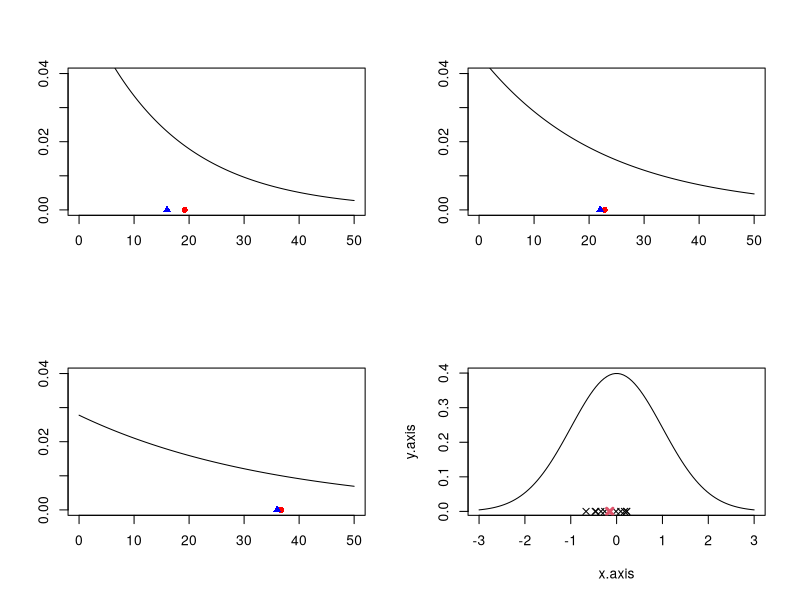
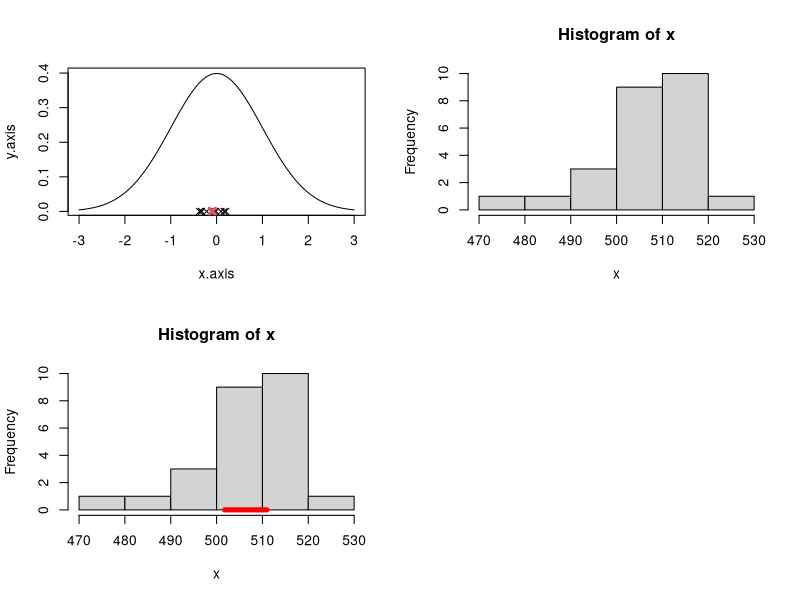
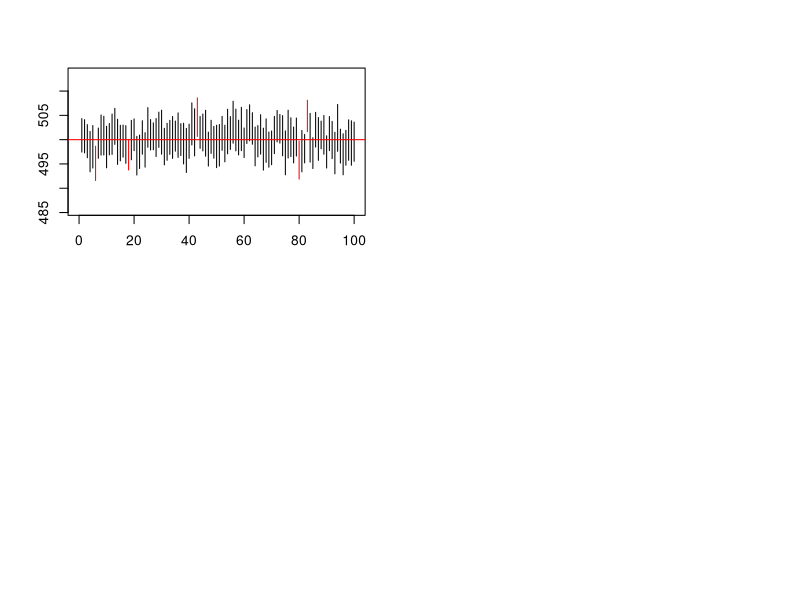

Generate these figures, in order, with R:
## ---- chunk 1
op_eval=TRUE
op_echo=TRUE
## ---- chunk 2
fib<-c(0,1)
# in R the vectors are index starting from 1
for(j in 3:10){
  fib[j]<-fib[j-1]+fib[j-2]
}
print(fib)
## ---- chunk 3
# Vector of rates
r<-c(1/16,1/22,1/36)

# Let's create an empty vector that will store our matrix
M<-c()

# The sequence of this for cycle will be 1,2,3, the indexes of the r vector
for(i in 1:3){
  # At each step we bind a column to M and store the resulting object in M
  M<-cbind(M,rexp(n=200, rate = r[i]))
  # To understand the process we print the first three rows of M at each step
  print(head(M,n=3))
}
## ---- chunk 4
# The sequence of the for cycle will be 1,2,3 as the matrix M has 3 columns

# We define a vector that contains all the means 
M_col_mean<-c()

for(j in 1:3){
  M_col_mean<-c(M_col_mean,mean(M[,j]))
} 
## ---- chunk 5
par(mfrow=c(2,2)) # Layout with two columns and two rows
x.axis = seq(0, 50, length.out=1000)

for(i in 1:3){
  y.axis = dexp(x.axis, rate=r[i])
  plot(x.axis, y.axis, type="l",
       ylab = '',xlab = '',
       ylim=c(0,0.04))
  # Add the sample mean,red circle
  points(M_col_mean[i], y = 0, pch=16,col='red')
  # Add the mean, blue triangle
  points(1/r[i],y=0,pch=17,col='blue')
}

## ---- chunk 6

# Sample creation
M<-rnorm(n = 5, mean=0, sd=1) #variable to store the samples
for(j in 1:9){
  M<-cbind(M,rnorm(n = 5, mean=0, sd=1))
}
# Otherwise you can create an empty matrix 5x10 
# and then use a for loop to fill  it
# M<-matrix(NA, ncol = 10, nrow = 5)
# for(j in 1:10){
#   M[,j]<-rnorm(n = 5, mean=0, sd=1)
# }

# Calculate the mean of each sample

M_col_mean<-c()
for(j in 1:10){
  M_col_mean[j]<-mean(M[,j])
}
# Otherwise using the apply function
# we apply the function mean over each column of the matrix M
#M_col_mean<-apply(M, 2, mean)

# Calculate the mean of the means
M_mean<-mean(M_col_mean)
M_col_mean
M_mean
## ---- chunk 7
x.axis = seq(-3, 3, length.out=100)
y.axis = dnorm(x.axis, mean=0, sd=1)
plot(x.axis, y.axis, type="l")
for(i in 1:10) {
  points(M_col_mean[i], y = 0, pch=4)
}
points(M_mean, y = 0, pch=4, col=2, lwd=3)
## ---- chunk 8
M<-rnorm(n = 25, mean=0, sd=1) #variable to store the samples
for(j in 1:9){
  M<-cbind(M,rnorm(n = 25, mean=0, sd=1))
}

# Calculate the mean of each sample
M_col_mean<-apply(M, 2, mean)

# Calculate the mean of the means
M_mean<-mean(M_col_mean)

# plot
x.axis = seq(-3, 3, length.out=100)
y.axis = dnorm(x.axis, mean=0, sd=1)
plot(x.axis, y.axis, type="l")
for(i in 1:10) {
  points(M_col_mean[i], y = 0, pch=4)
}
points(M_mean, y = 0, pch=4, col=2, lwd=3)
## ---- chunk 9
x<-read.table("./data/study3.csv",sep=";",header = TRUE)[[1]] # the values are separated by ; in the csv file
hist(x,breaks = 7)
## ---- chunk 10
N=25
alpha = 0.05
MEAN = mean(x)
s = sd(x)
SEM = s / sqrt(N) # standard error of the mean
Z = qnorm(1 - alpha / 2, 0, 1)# calculate the critical values
lower_bound<-MEAN - Z * SEM # Lower Bound
upper_bound<-MEAN + Z * SEM # Upper Bound
print(paste0('the confidence interval is [',round(lower_bound,2),',',round(upper_bound,2),']'))
## ---- chunk 11
hist(x,breaks = 7)
segments(x0=round(lower_bound,2), y0=0, x1 = round(upper_bound,2), y1 = 0,col='red',lwd=5)
## ---- chunk 12
# generate the data
M<-rnorm(n = 25, mean=500, sd=10) #variable to store the samples
for(j in 1:99){
  M<-cbind(M,rnorm(n = 25, mean=500, sd=10))
}

M_conf<-matrix(nrow=2,ncol=100)

for(j in 1:100){
  MEAN<-mean(M[,j])
  SEM<-sd(M[,j])/sqrt(25)
  z<-qnorm(1 - 0.05 / 2, 0, 1)
  M_conf[1,j]<-MEAN - Z * SEM # Lower Bound
  M_conf[2,j]<-MEAN + Z * SEM # Upper Bound
}

# percentage of interval that contains the true value for the mean
sum((M_conf[1,]<=500 & 500<=M_conf[2,]))/100

#EXTRA
# usage of if else statement to give the color to the segments
plot.new()
plot(1, type = "n", xlab = "", ylab = "",xlim = c(0, 100), ylim = c(min(M_conf[1,j])-10, max(M_conf[2,j])+10))
for(j in 1:100){
  segments(x0=j,y0=M_conf[1,j],x1=j,y1=M_conf[2,j],col=ifelse((M_conf[1,j]<=500 & 500<=M_conf[2,j]),'black','red'))
}
abline(h=500,col='red')
